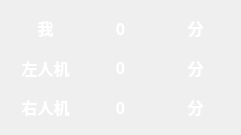
<?xml version="1.0" encoding="UTF-8"?>
<ui version="4.0">
 <class>ScorePanel</class>
 <widget class="QWidget" name="ScorePanel">
  <property name="geometry">
   <rect>
    <x>0</x>
    <y>0</y>
    <width>241</width>
    <height>135</height>
   </rect>
  </property>
  <property name="windowTitle">
   <string>Form</string>
  </property>
  <property name="styleSheet">
   <string notr="true"/>
  </property>
  <layout class="QGridLayout" name="gridLayout">
   <item row="2" column="2">
    <widget class="QLabel" name="labunit_3">
     <property name="font">
      <font>
       <family>微软雅黑</family>
       <pointsize>12</pointsize>
       <bold>true</bold>
      </font>
     </property>
     <property name="styleSheet">
      <string notr="true">color: rgb(255, 255, 255);</string>
     </property>
     <property name="text">
      <string>分</string>
     </property>
     <property name="alignment">
      <set>Qt::AlignCenter</set>
     </property>
    </widget>
   </item>
   <item row="1" column="1">
    <widget class="QLabel" name="labscore_2">
     <property name="font">
      <font>
       <family>微软雅黑</family>
       <pointsize>12</pointsize>
       <bold>true</bold>
      </font>
     </property>
     <property name="styleSheet">
      <string notr="true">color: rgb(255, 255, 255);</string>
     </property>
     <property name="text">
      <string>0</string>
     </property>
     <property name="alignment">
      <set>Qt::AlignCenter</set>
     </property>
    </widget>
   </item>
   <item row="1" column="2">
    <widget class="QLabel" name="labunit_2">
     <property name="font">
      <font>
       <family>微软雅黑</family>
       <pointsize>12</pointsize>
       <bold>true</bold>
      </font>
     </property>
     <property name="styleSheet">
      <string notr="true">color: rgb(255, 255, 255);</string>
     </property>
     <property name="text">
      <string>分</string>
     </property>
     <property name="alignment">
      <set>Qt::AlignCenter</set>
     </property>
    </widget>
   </item>
   <item row="2" column="1">
    <widget class="QLabel" name="labscore_3">
     <property name="font">
      <font>
       <family>微软雅黑</family>
       <pointsize>12</pointsize>
       <bold>true</bold>
      </font>
     </property>
     <property name="styleSheet">
      <string notr="true">color: rgb(255, 255, 255);</string>
     </property>
     <property name="text">
      <string>0</string>
     </property>
     <property name="alignment">
      <set>Qt::AlignCenter</set>
     </property>
    </widget>
   </item>
   <item row="0" column="1">
    <widget class="QLabel" name="labscore_1">
     <property name="font">
      <font>
       <family>微软雅黑</family>
       <pointsize>12</pointsize>
       <bold>true</bold>
      </font>
     </property>
     <property name="styleSheet">
      <string notr="true">color: rgb(255, 255, 255);</string>
     </property>
     <property name="text">
      <string>0</string>
     </property>
     <property name="alignment">
      <set>Qt::AlignCenter</set>
     </property>
    </widget>
   </item>
   <item row="2" column="0">
    <widget class="QLabel" name="rightName">
     <property name="font">
      <font>
       <family>微软雅黑</family>
       <pointsize>12</pointsize>
       <bold>true</bold>
      </font>
     </property>
     <property name="styleSheet">
      <string notr="true">color: rgb(255, 255, 255);</string>
     </property>
     <property name="text">
      <string>右人机</string>
     </property>
     <property name="alignment">
      <set>Qt::AlignCenter</set>
     </property>
    </widget>
   </item>
   <item row="0" column="0">
    <widget class="QLabel" name="myName">
     <property name="font">
      <font>
       <family>微软雅黑</family>
       <pointsize>12</pointsize>
       <bold>true</bold>
      </font>
     </property>
     <property name="styleSheet">
      <string notr="true">color: rgb(255, 255, 255);</string>
     </property>
     <property name="text">
      <string>我</string>
     </property>
     <property name="alignment">
      <set>Qt::AlignCenter</set>
     </property>
    </widget>
   </item>
   <item row="1" column="0">
    <widget class="QLabel" name="leftName">
     <property name="font">
      <font>
       <family>微软雅黑</family>
       <pointsize>12</pointsize>
       <bold>true</bold>
      </font>
     </property>
     <property name="styleSheet">
      <string notr="true">color: rgb(255, 255, 255);</string>
     </property>
     <property name="text">
      <string>左人机</string>
     </property>
     <property name="alignment">
      <set>Qt::AlignCenter</set>
     </property>
    </widget>
   </item>
   <item row="0" column="2">
    <widget class="QLabel" name="labunit_1">
     <property name="font">
      <font>
       <family>微软雅黑</family>
       <pointsize>12</pointsize>
       <bold>true</bold>
      </font>
     </property>
     <property name="styleSheet">
      <string notr="true">color: rgb(255, 255, 255);</string>
     </property>
     <property name="text">
      <string>分</string>
     </property>
     <property name="alignment">
      <set>Qt::AlignCenter</set>
     </property>
    </widget>
   </item>
  </layout>
 </widget>
 <resources/>
 <connections/>
</ui>
